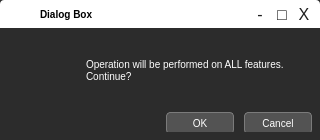
<?xml version="1.0" encoding="UTF-8"?>
<ui version="4.0">
 <class>RMessageDialog</class>
 <widget class="QDialog" name="RMessageDialog">
  <property name="geometry">
   <rect>
    <x>0</x>
    <y>0</y>
    <width>320</width>
    <height>140</height>
   </rect>
  </property>
  <property name="minimumSize">
   <size>
    <width>320</width>
    <height>140</height>
   </size>
  </property>
  <property name="maximumSize">
   <size>
    <width>320</width>
    <height>140</height>
   </size>
  </property>
  <property name="windowTitle">
   <string>Dialog Box</string>
  </property>
  <property name="styleSheet">
   <string notr="true">QDialog#RMessageDialog {
    background-color: #2c2c2c;
    border-radius: 4px;
}
QLabel {
    color: #ffffff;
    font-family: "Source Han Sans CN", "Microsoft YaHei", Arial;
    font-size: 10px;
}
QFrame#titleBar {
    background-color: #ffffff;
    border-top-left-radius: 4px;
    border-top-right-radius: 4px;
}
QLabel#logoLabel {
    color: #c5161d;
    font-size: 6px;
    font-weight: 700;
    line-height: 7px;
}
QLabel#titleLabel {
    color: #000000;
    font-size: 10px;
    font-weight: 500;
}
QToolButton#titleMinimizeButton,
QToolButton#titleMaximizeButton,
QToolButton#titleCloseButton {
    background: transparent;
    border: none;
    color: #1f1f1f;
    font-size: 16px;
    font-weight: 400;
}
QToolButton#titleMinimizeButton:hover,
QToolButton#titleMaximizeButton:hover {
    background-color: #ededed;
}
QToolButton#titleCloseButton:hover {
    background-color: #e81123;
    color: #ffffff;
}
QPushButton {
    background-color: #535353;
    border: 1px solid #7b7b7b;
    border-radius: 4px;
    color: #ffffff;
    font-family: "Source Han Sans CN", "Microsoft YaHei", Arial;
    font-size: 10px;
    min-height: 20px;
    max-height: 20px;
    padding: 0 8px;
}
QPushButton:hover {
    background-color: #606060;
}
QPushButton:pressed {
    background-color: #484848;
}</string>
  </property>
  <layout class="QVBoxLayout" name="rootLayout">
   <property name="spacing">
    <number>0</number>
   </property>
   <property name="leftMargin">
    <number>0</number>
   </property>
   <property name="topMargin">
    <number>0</number>
   </property>
   <property name="rightMargin">
    <number>0</number>
   </property>
   <property name="bottomMargin">
    <number>8</number>
   </property>
   <item>
    <widget class="QFrame" name="titleBar">
     <property name="minimumSize">
      <size>
       <width>0</width>
       <height>28</height>
      </size>
     </property>
     <property name="maximumSize">
      <size>
       <width>16777215</width>
       <height>28</height>
      </size>
     </property>
     <property name="frameShape">
      <enum>QFrame::Shape::NoFrame</enum>
     </property>
     <layout class="QHBoxLayout" name="titleLayout">
      <property name="spacing">
       <number>6</number>
      </property>
      <property name="leftMargin">
       <number>8</number>
      </property>
      <property name="topMargin">
       <number>0</number>
      </property>
      <property name="rightMargin">
       <number>8</number>
      </property>
      <property name="bottomMargin">
       <number>0</number>
      </property>
      <item>
       <widget class="QLabel" name="logoLabel">
        <property name="minimumSize">
         <size>
          <width>26</width>
          <height>26</height>
         </size>
        </property>
        <property name="maximumSize">
         <size>
          <width>26</width>
          <height>26</height>
         </size>
        </property>
        <property name="text">
         <string/>
        </property>
        <property name="scaledContents">
         <bool>true</bool>
        </property>
        <property name="alignment">
         <set>Qt::AlignmentFlag::AlignCenter</set>
        </property>
       </widget>
      </item>
      <item>
       <widget class="QLabel" name="titleLabel">
        <property name="minimumSize">
         <size>
          <width>0</width>
          <height>20</height>
         </size>
        </property>
        <property name="text">
         <string>Dialog Box</string>
        </property>
        <property name="alignment">
         <set>Qt::AlignmentFlag::AlignVCenter|Qt::AlignmentFlag::AlignLeft</set>
        </property>
       </widget>
      </item>
      <item>
       <widget class="QToolButton" name="titleMinimizeButton">
        <property name="minimumSize">
         <size>
          <width>16</width>
          <height>16</height>
         </size>
        </property>
        <property name="maximumSize">
         <size>
          <width>16</width>
          <height>16</height>
         </size>
        </property>
        <property name="text">
         <string>-</string>
        </property>
        <property name="autoRaise">
         <bool>true</bool>
        </property>
       </widget>
      </item>
      <item>
       <widget class="QToolButton" name="titleMaximizeButton">
        <property name="minimumSize">
         <size>
          <width>16</width>
          <height>16</height>
         </size>
        </property>
        <property name="maximumSize">
         <size>
          <width>16</width>
          <height>16</height>
         </size>
        </property>
        <property name="text">
         <string>□</string>
        </property>
        <property name="autoRaise">
         <bool>true</bool>
        </property>
       </widget>
      </item>
      <item>
       <widget class="QToolButton" name="titleCloseButton">
        <property name="minimumSize">
         <size>
          <width>16</width>
          <height>16</height>
         </size>
        </property>
        <property name="maximumSize">
         <size>
          <width>16</width>
          <height>16</height>
         </size>
        </property>
        <property name="text">
         <string>X</string>
        </property>
        <property name="autoRaise">
         <bool>true</bool>
        </property>
       </widget>
      </item>
     </layout>
    </widget>
   </item>
   <item>
    <widget class="QWidget" name="contentContainer" native="true">
     <property name="minimumSize">
      <size>
       <width>0</width>
       <height>84</height>
      </size>
     </property>
     <property name="maximumSize">
      <size>
       <width>16777215</width>
       <height>84</height>
      </size>
     </property>
     <layout class="QHBoxLayout" name="messageLayout">
      <property name="spacing">
       <number>16</number>
      </property>
      <property name="leftMargin">
       <number>30</number>
      </property>
      <property name="topMargin">
       <number>22</number>
      </property>
      <property name="rightMargin">
       <number>30</number>
      </property>
      <property name="bottomMargin">
       <number>22</number>
      </property>
      <item>
       <widget class="QLabel" name="warningIconLabel">
        <property name="minimumSize">
         <size>
          <width>40</width>
          <height>40</height>
         </size>
        </property>
        <property name="maximumSize">
         <size>
          <width>40</width>
          <height>40</height>
         </size>
        </property>
        <property name="text">
         <string/>
        </property>
        <property name="scaledContents">
         <bool>true</bool>
        </property>
        <property name="alignment">
         <set>Qt::AlignmentFlag::AlignCenter</set>
        </property>
       </widget>
      </item>
      <item>
       <widget class="QLabel" name="messageLabel">
        <property name="minimumSize">
         <size>
          <width>204</width>
          <height>40</height>
         </size>
        </property>
        <property name="maximumSize">
         <size>
          <width>204</width>
          <height>40</height>
         </size>
        </property>
        <property name="text">
         <string>Operation will be performed on ALL features. Continue?</string>
        </property>
        <property name="wordWrap">
         <bool>true</bool>
        </property>
        <property name="alignment">
         <set>Qt::AlignmentFlag::AlignVCenter|Qt::AlignmentFlag::AlignLeft</set>
        </property>
       </widget>
      </item>
     </layout>
    </widget>
   </item>
   <item>
    <widget class="QFrame" name="bottomBar">
     <property name="minimumSize">
      <size>
       <width>0</width>
       <height>20</height>
      </size>
     </property>
     <property name="maximumSize">
      <size>
       <width>16777215</width>
       <height>20</height>
      </size>
     </property>
     <property name="frameShape">
      <enum>QFrame::Shape::NoFrame</enum>
     </property>
     <layout class="QHBoxLayout" name="bottomLayout">
      <property name="spacing">
       <number>10</number>
      </property>
      <property name="leftMargin">
       <number>0</number>
      </property>
      <property name="topMargin">
       <number>0</number>
      </property>
      <property name="rightMargin">
       <number>8</number>
      </property>
      <property name="bottomMargin">
       <number>0</number>
      </property>
      <item>
       <spacer name="buttonSpacer">
        <property name="orientation">
         <enum>Qt::Orientation::Horizontal</enum>
        </property>
        <property name="sizeHint" stdset="0">
         <size>
          <width>40</width>
          <height>20</height>
         </size>
        </property>
       </spacer>
      </item>
      <item>
       <widget class="QPushButton" name="okButton">
        <property name="minimumSize">
         <size>
          <width>68</width>
          <height>20</height>
         </size>
        </property>
        <property name="maximumSize">
         <size>
          <width>68</width>
          <height>20</height>
         </size>
        </property>
        <property name="text">
         <string>OK</string>
        </property>
       </widget>
      </item>
      <item>
       <widget class="QPushButton" name="cancelButton">
        <property name="minimumSize">
         <size>
          <width>68</width>
          <height>20</height>
         </size>
        </property>
        <property name="maximumSize">
         <size>
          <width>68</width>
          <height>20</height>
         </size>
        </property>
        <property name="text">
         <string>Cancel</string>
        </property>
       </widget>
      </item>
     </layout>
    </widget>
   </item>
  </layout>
 </widget>
 <resources/>
 <connections/>
</ui>
